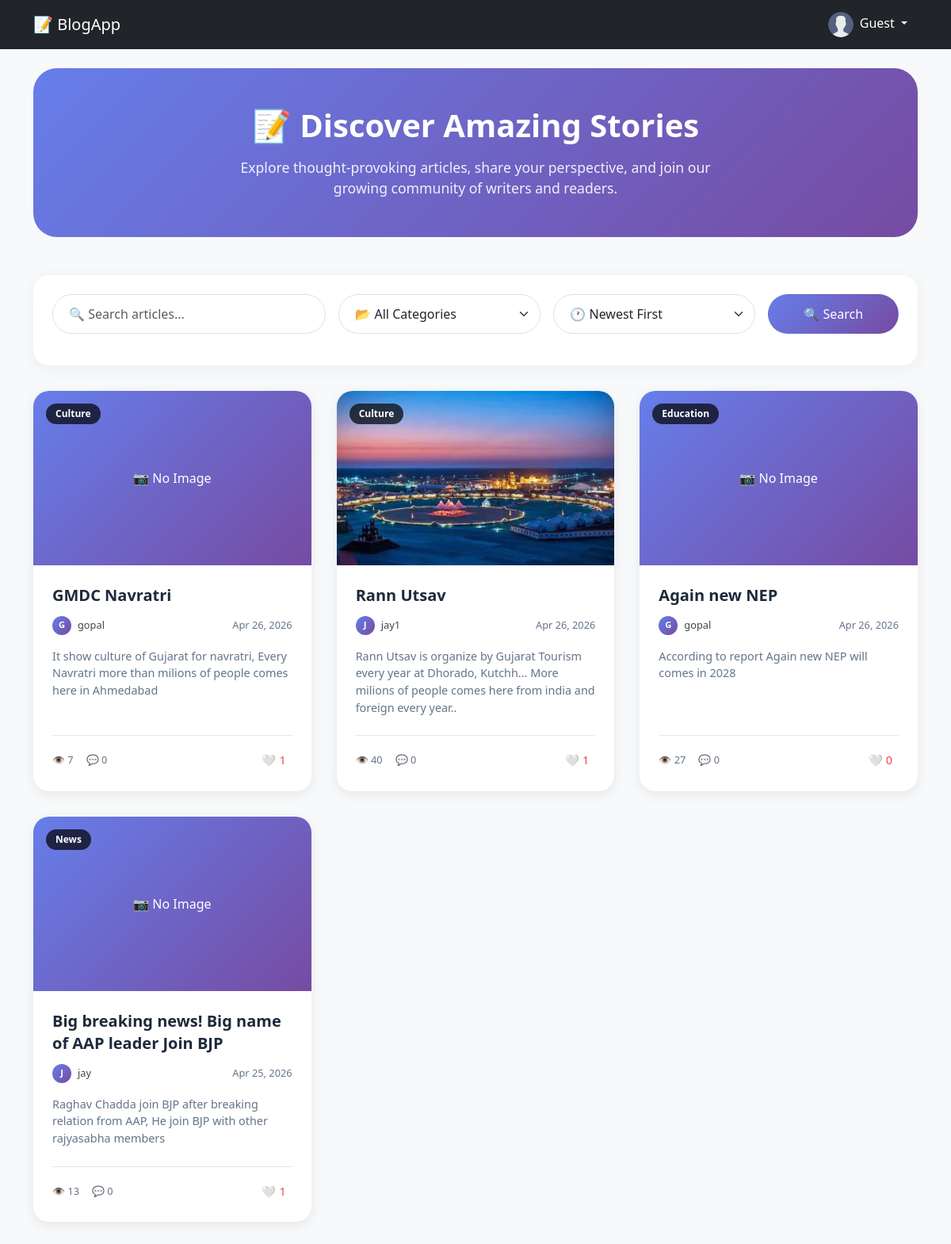
The app's page /, older data.
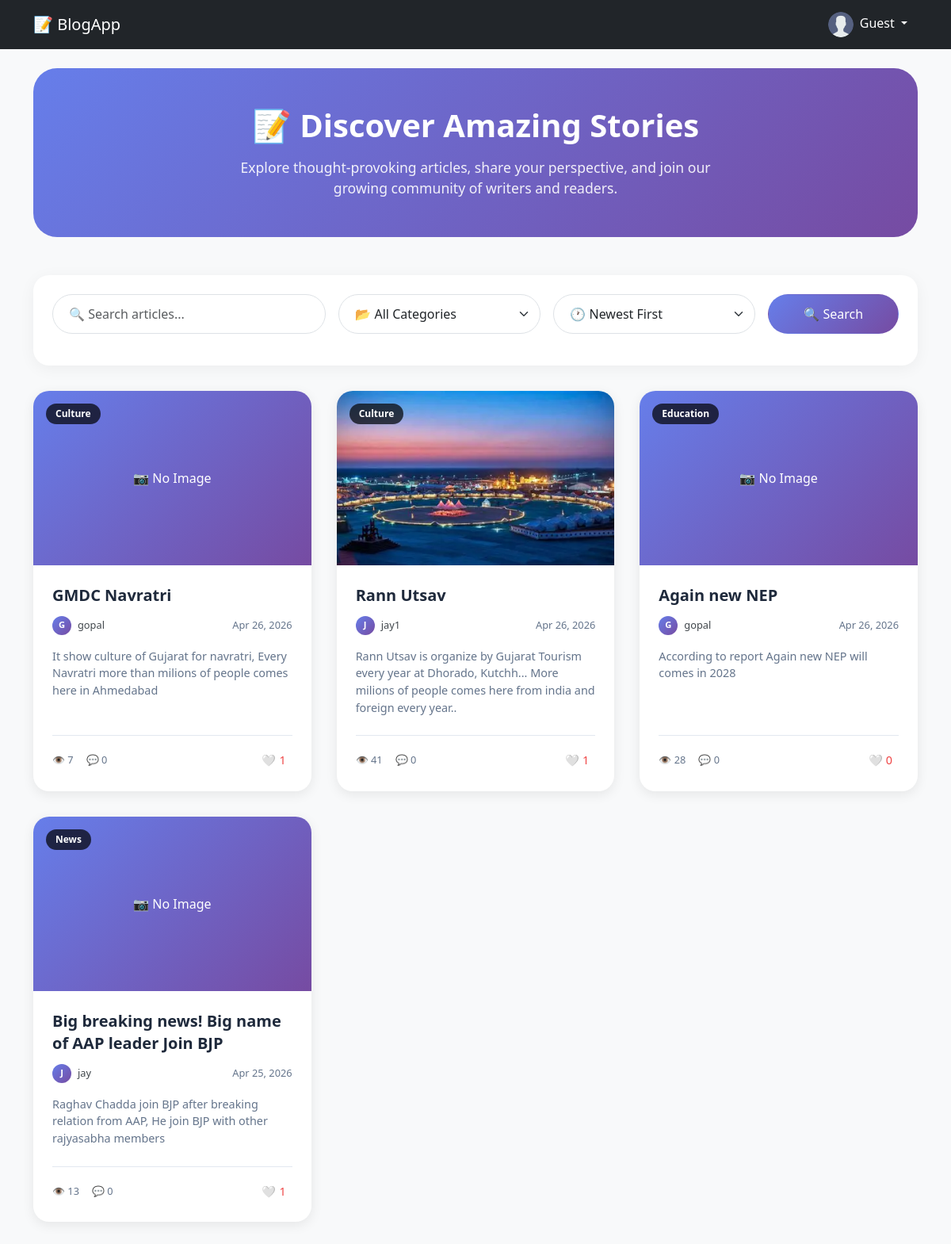
The same page, newer data.
### blogapp/models.py (models this page shows, shortened)
class Post(models.Model):
    author = models.ForeignKey(User, on_delete=models.CASCADE)
    category = models.ForeignKey(Category, on_delete=models.CASCADE)
    title = models.CharField(max_length=50)
    content = models.TextField()
    image = models.ImageField(null=True, blank=True)
    created_at = models.DateTimeField(auto_now_add=True)
    likes = models.ManyToManyField(User, related_name="liked_posts", blank=True)
    views = models.IntegerField(default=0)
    def total_likes(self):
        return self.likes.count()

class Category(models.Model):
    name = models.CharField(max_length=50)

### blogapp/views.py (the view)
# urls.py: path('', PostListView.as_view(), name='post_list'),
class PostListView(ListView):
    model = Post
    template_name = 'blog/post_list.html'
    context_object_name = 'posts'
    ordering = ['-created_at']
    paginate_by = 4
    def get_queryset(self):
        queryset = Post.objects.all()
        query = self.request.GET.get("q")
        category = self.request.GET.get('category')
        sorted_by = self.request.GET.get('sort', '-created_at')
        if query:
            queryset = queryset.filter(
                Q(title__icontains=query) | Q(content__icontains=query)
            )
        if category:
            queryset = queryset.filter(category__id=category)
        if sorted_by == "-likes":
            queryset = queryset.annotate(like_count=Count('likes')).order_by("-like_count")
        elif sorted_by == "-views":
            queryset = queryset.order_by("-views")
        else:
            queryset = queryset.order_by("-created_at")
        return queryset
    def get_context_data(self, **kwargs):
        context = super().get_context_data(**kwargs)
        context['categories'] = Category.objects.all()
        if self.request.user.is_authenticated:
            context['notification_count'] = Notification.objects.filter(
                user = self.request.user,
                is_read = False
            ).count()
        else:
            context['notification_count'] = 0
        return context

### blogapp/context_processors.py (called while the page is built)
def notification_count(request):
    if request.user.is_authenticated:
        count = Notification.objects.filter(
            user=request.user,
            is_read=False
        ).count()
    else:
        count = 0
    return {'notification_count': count}

### blogapp/templates/blog/post_list.html (shortened to what this page needs)
{% extends 'base.html' %}
{% load static %}
{% block extra_css %}
<link rel="stylesheet" href="{% static 'css/post_list.css' %}">
{% endblock %}
{% block content %}
<div class="hero-section">
    <h1>📝 Discover Amazing Stories</h1>
    <p>Explore thought-provoking articles, share your perspective, and join our growing community of writers and
        readers.</p>
</div>
<div class="filter-bar">
    <form id="filter-form">
        <div class="row align-items-center g-3">
            <div class="col-md-4">
                <input type="text" name="q" id="filter-in" class="form-control" placeholder="🔍 Search articles..."
                    style="border-radius: 40px; padding: 0.75rem 1.25rem;">
            </div>
            <div class="col-md-3">
                <select name="category" id="filter-cat" class="form-select"
                    style="border-radius: 40px; padding: 0.75rem 1.25rem;">
                    <option value="">📂 All Categories</option>
                </select>
            </div>
            <div class="col-md-3">
                <select id="sort-select" class="form-select" style="border-radius: 40px; padding: 0.75rem 1.25rem;">
                    <option value="-created_at">🕐 Newest First</option>
                </select>
            </div>
            <div class="col-md-2">
                <button type="button" id="search-btn" class="btn w-100"
                    style="background: linear-gradient(135deg, #667eea, #764ba2); color: white; border-radius: 40px; padding: 0.75rem;">
                    🔍 Search
                </button>
            </div>
        </div>
    </form>
</div>
<div id="post-container">
    <div class="posts-grid">
        {% include "blog/post_list_partial_modern.html" with posts=page_obj %}
    </div>
</div>
{% endblock %}

### blogapp/templates/blog/post_list_partial_modern.html
{% for post in posts %}
<div class="post-card-modern">
    <div class="post-card-image">
        {% if post.image %}
        <img src="{{ post.image.url }}" alt="{{ post.title }}">
        {% else %}
        <div
            style="height: 220px; background: linear-gradient(135deg, #667eea, #764ba2); display: flex; align-items: center; justify-content: center; color: white;">
            📷 No Image
        </div>
        {% endif %}
        <span class="post-card-category">{{ post.category.name }}</span>
    </div>
    <div class="post-card-content">
        <h3 class="post-card-title">
            <a href="{% url 'post_detail' post.id %}">{{ post.title }}</a>
        </h3>
        <div class="post-card-meta">
            <div class="post-card-author">
                <div class="post-card-author-img">
                    {{ post.author.username|first|upper }}
                </div>
                <a href="{% url 'profile_detail' post.author.username %}" style="text-decoration: none; color: #41474c; font-weight: 500;">{{ post.author.username }}</a>
            </div>
            <span>{{ post.created_at|date:"M d, Y" }}</span>
        </div>
        <p class="post-card-excerpt">
            {{ post.content|truncatewords:25 }}
        </p>
        <div class="post-card-stats">
            <div class="post-card-stats-left">
                <div class="stat-item">👁️ {{ post.views }}</div>
                <div class="stat-item">💬 {{ post.comment_set.count }}</div>
            </div>
            <button onclick="likePost({{ post.id }})" id="like-btn-{{ post.id }}" class="like-btn-modern">
                {% if user in post.likes.all %}
                ❤️ <span id="like-count-{{ post.id }}">{{ post.total_likes }}</span>
                {% else %}
                🤍 <span id="like-count-{{ post.id }}">{{ post.total_likes }}</span>
                {% endif %}
            </button>
        </div>
    </div>
</div>
{% empty %}
<div class="empty-state">
    <div class="empty-state-icon">📭</div>
    <h3>No posts found</h3>
    <p>Try adjusting your search or filter to find what you're looking for.</p>
</div>
{% endfor %}

Row changes from the older to the newer data that the page shows:
changed Post "Rann Utsav": views "40" → "41"
changed Post "Again new NEP": views "27" → "28"
